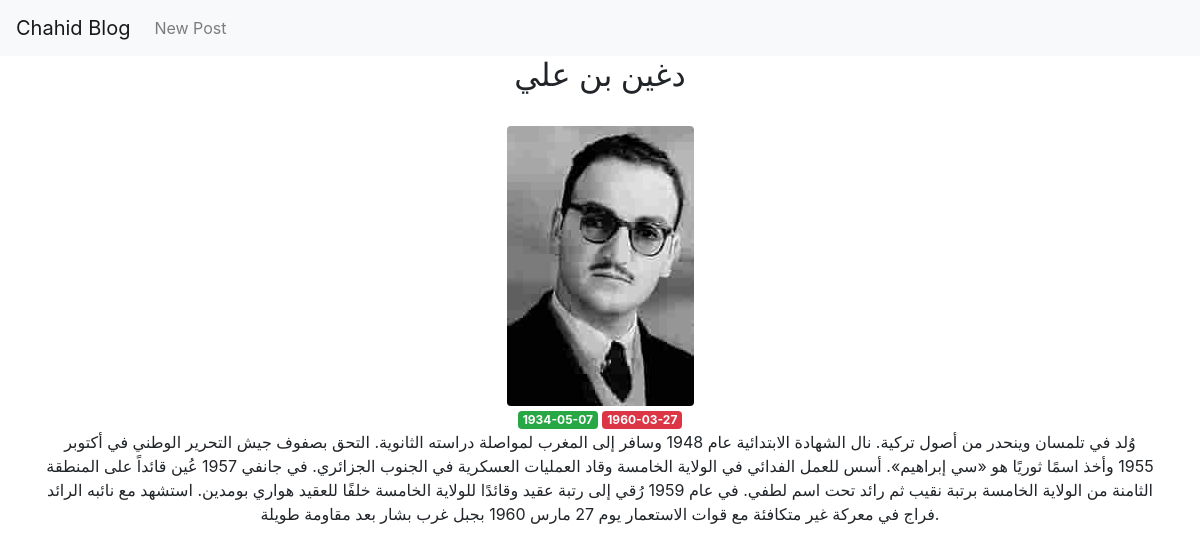
Page /3 on the committed database.
### tables this page shows
CREATE TABLE posts (
    id INTEGER PRIMARY KEY AUTOINCREMENT,
    created TIMESTAMP NOT NULL DEFAULT CURRENT_TIMESTAMP,
    title TEXT NOT NULL,
    content TEXT NOT NULL,
    birth_date DATE NOT NULL,
    date_of_death TEXT NOT NULL,
    image TEXT NOT NULL
);

### app.py (the view)
@app.route('/<int:post_id>')
def post(post_id):
    post = get_post(post_id)
    return render_template('post.html', post=post)

### app.py (called while the page is built)
def get_db_connection():
    conn = sqlite3.connect('database.db')
    conn.row_factory = sqlite3.Row
    return conn

def get_post(post_id):
    conn = get_db_connection()
    post = conn.execute('SELECT * FROM posts WHERE id = ?',
                        (post_id,)).fetchone()
    conn.close()
    if post is None:
        abort(404)
    return post

### templates/post.html
{% extends 'base.html' %}
{% block content %}
    <div class="text-center">
        <h2>{% block title %} {{ post['title'] }} {% endblock %}</h2> <br>
        <img src={{ post['image']}} class="rounded" alt="..."> <br>
        <span class="badge badge-success">{{ post['birth_date'] }}</span>
        <span class="badge badge-danger">{{ post['date_of_death'] }}</span>
        <p>{{ post['content'] }}</p>
    </div>
    <br>
{% endblock %}

### rows in the picture
posts: title "دغين بن علي", image (picture), birth_date "1934-05-07", date_of_death "1960-03-27", content "وُلد في تلمسان وينحدر من أصول تركية. نال الشهادة الابتدائية عام 1948 وسافر إلى المغرب لمواصلة دراسته الثانوية. التحق بصفوف جيش التحرير الوطني في أكتوبر 1955 وأخذ اسمًا ثوريًا هو «سي إبراهيم». أسس للعمل الفدائي في الولاية الخامسة وقاد العمليات العسكرية في الجنوب الجزائري. في جانفي 1957 عُين قائداً على المنطقة الثامنة من الولاية الخامسة برتبة نقيب ثم رائد تحت اسم لطفي. في عام 1959 رُقي إلى رتبة عقيد وقائدًا للولاية الخامسة خلفًا للعقيد هواري بومدين. استشهد مع نائبه الرائد فراج في معركة غير متكافئة مع قوات الاستعمار يوم 27 مارس 1960 بجبل غرب بشار بعد مقاومة طويلة."
